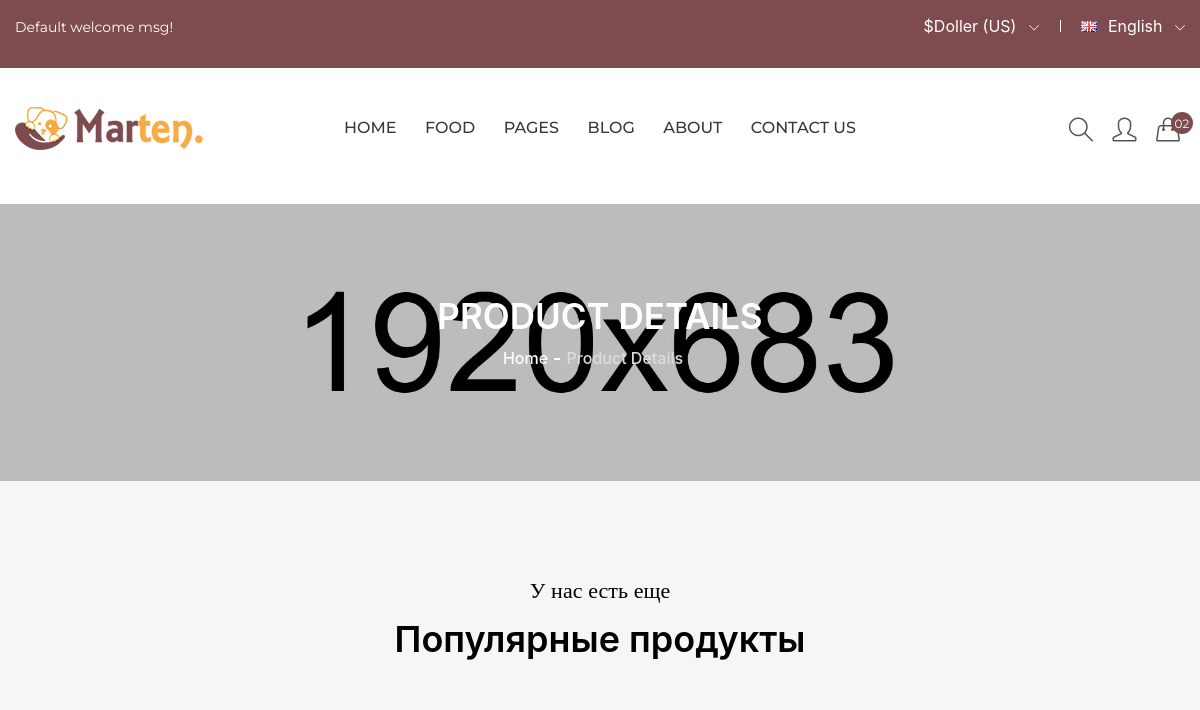
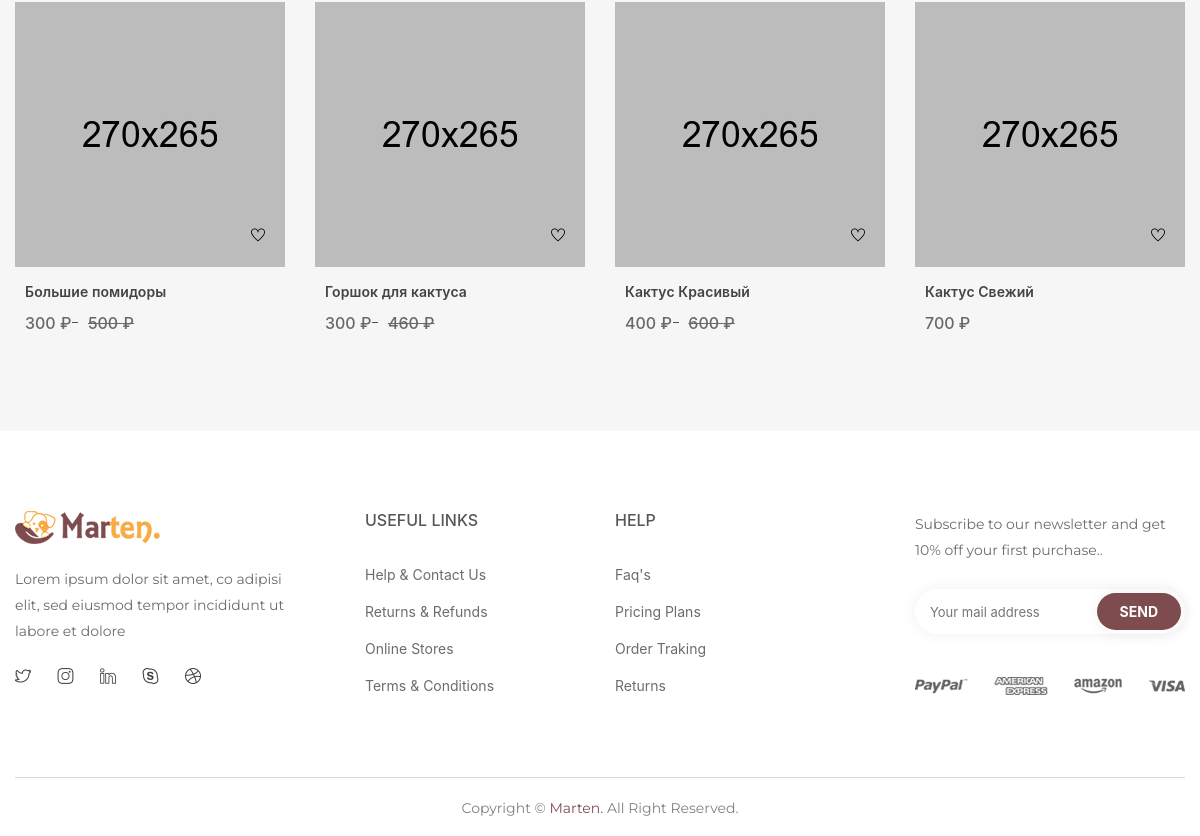
Before: /product/10 with the older database file (2 pictures, top to bottom).
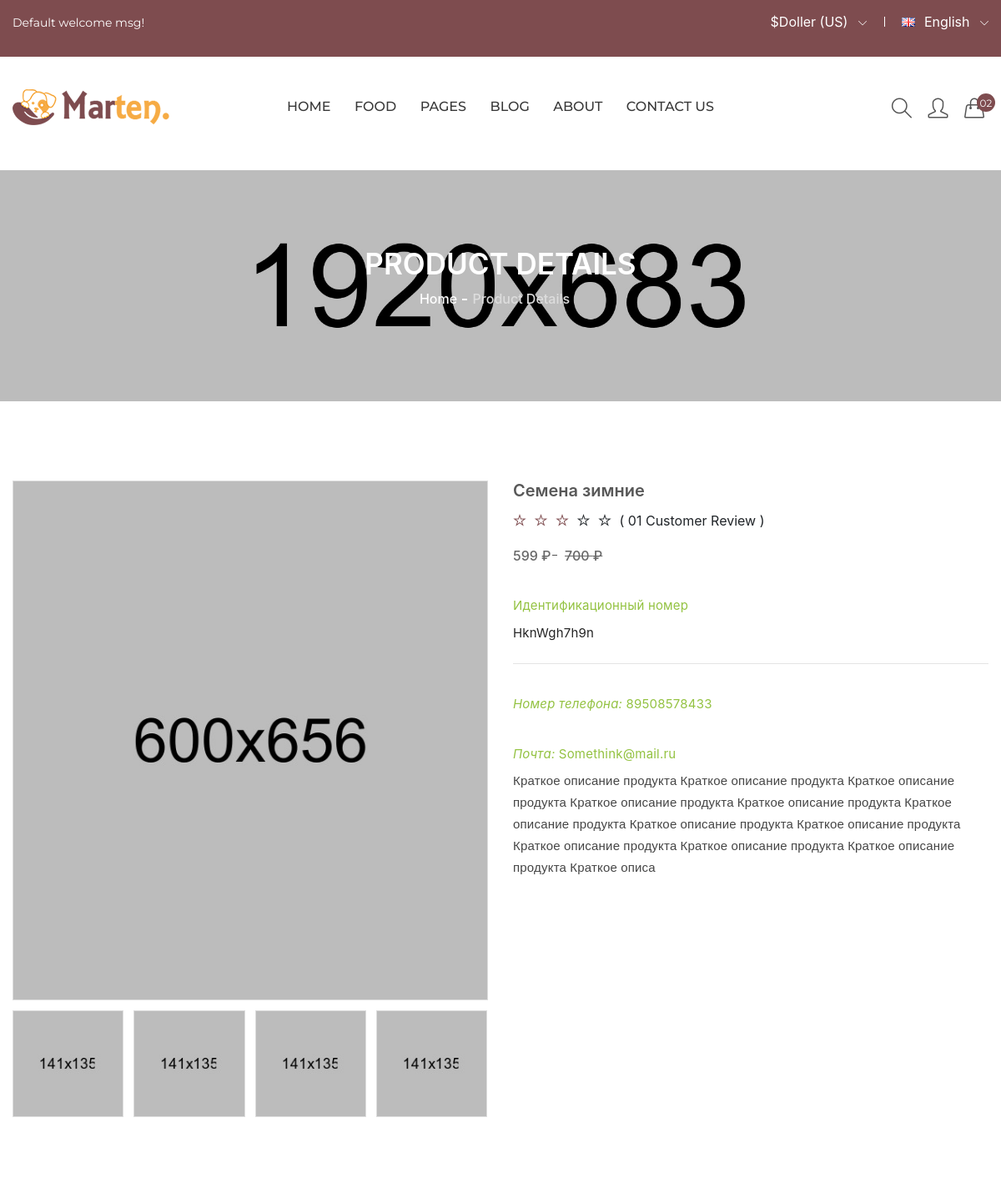
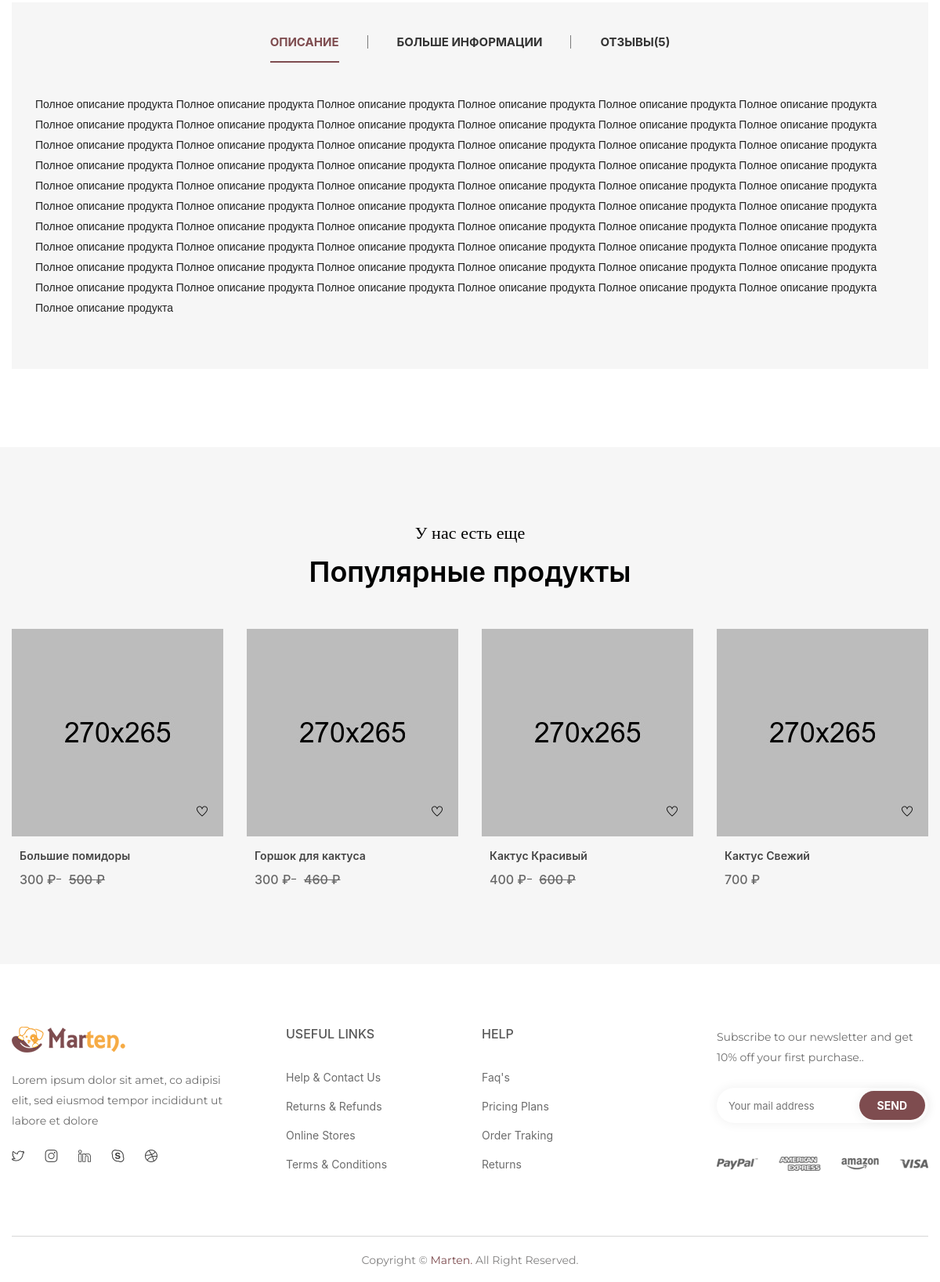
After: the same page with the newer database file (2 pictures, top to bottom).
### main/models.py (models this page shows)
class Product(models.Model):
    class Meta:
        verbose_name = 'Продукт'
        verbose_name_plural = 'Продукты'
    name = models.CharField(verbose_name='Наименование', max_length=155)
    categories = models.ForeignKey(Categories, verbose_name='Категория', on_delete=models.PROTECT)
    photo = models.ImageField(verbose_name='Фотография', upload_to='photo/products/%Y/%m/%d/')
    old_price = models.IntegerField(verbose_name='Старая цена', default=0)
    price = models.IntegerField(verbose_name='Актуальная цена')
    description = models.TextField(verbose_name='Краткое описание продукта(300 символов)', default=' ', max_length=300)
    full_text = models.TextField(verbose_name='Полное описание продукта', default=' ')
    count_product = models.IntegerField(verbose_name='Остаток продукции', )
    is_active = models.BooleanField(verbose_name='Опубликовано')
    popular = models.BooleanField(verbose_name='Отображение на главной странице(может быть кратное 4)', default=False)
    product_of_the_day = models.BooleanField(verbose_name='Товар дня(может быть только один)', default=False)

### main/views.py (the view)
# urls.py: path('product/<int:pk>', show_products, name='product'),
def show_products(req, pk):
    data = {
        'products': Product.objects.filter(id=pk),
        'popular_product': Product.objects.order_by('name')
    }
    return render(req, 'main/products.html', data)

### main/models.py (called while the page is built)
    def __str__(self):
        return self.name

### main/templates/main/products.html (shortened to what the changed rows need)
{% load static %}
<!doctype html>
<html class="no-js" lang="zxx">
    <head>
        <link rel="stylesheet" href='{% static "main/css/style.css" %}' type="text/css" />
        <link rel="stylesheet" href="{% static 'main/css/jquery-ui.css' %}">
        <link rel="stylesheet" href="{% static 'main/css/bootstrap.min.css' %}">
        <link rel="stylesheet" href="{% static 'main/css/meanmenu.min.css' %}">
        <link rel="stylesheet" href="{% static 'main/css/owl.carousel.min.css' %}">
        <link rel="stylesheet" href="{% static 'main/css/responsive.css' %}">
        <link rel="stylesheet" href="{% static 'main/css/simple-line-icons.css' %}">
        <link rel="stylesheet" href="{% static 'main/css/slick.css' %}">
        <link rel="stylesheet" href="{% static 'main/css/themify-icons.css' %}">
    </head>
    <body>
        <div class="breadcrumb-area pt-95 pb-95 bg-img" style="background-image:url(assets/img/banner/banner-2.jpg);">
            <div class="container">
                <div class="breadcrumb-content text-center">
                    <h2>Product Details</h2>
                </div>
            </div>
        </div>
        {% for product in products %}
             <div class="shop-area pt-95 pb-100">
               <div class="container">
                <div class="row">
                    <div class="col-lg-6 col-md-6">
                        <div class="product-details-img">
                            <img id="zoompro" src="{% static 'main/img/product-details/l1.jpg' %}" data-zoom-image="{% static 'main/img/product-details/bl1.jpg' %}" alt="zoom"/>
                            <div id="gallery" class="mt-12 product-dec-slider owl-carousel">
                                <a data-image="{% static 'main/img/product-details/l1.jpg' %}" data-zoom-image="{% static 'main/img/product-details/bl1.jpg' %}">
                                    <img src="{% static 'main/img/product-details/s1.jpg' %}" alt="">
                                </a>
                                <a data-image="{% static 'main/img/product-details/l2.jpg' %}" data-zoom-image="{% static 'main/img/product-details/bl2.jpg' %}">
                                    <img src="{% static 'main/img/product-details/s2.jpg' %}" alt="">
                                </a>
                                <a data-image="{% static 'main/img/product-details/l3.jpg' %}" data-zoom-image="{% static 'main/img/product-details/bl3.jpg' %}">
                                    <img src="{% static 'main/img/product-details/s3.jpg' %}" alt="">
                                </a>
                                <a data-image="{% static 'main/img/product-details/l4.jpg' %}" data-zoom-image="{% static 'main/img/product-details/bl4.jpg' %}">
                                    <img src="{% static 'main/img/product-details/s4.jpg' %}" alt="">
                                </a>
                            </div>
                        </div>
                    </div>
                    <div class="col-lg-6 col-md-6">
                        <div class="product-details-content">
                            <h2>{{ product.name }}</h2>
                            <div class="product-rating">
                                <i class="ti-star theme-color"></i>
                                <i class="ti-star theme-color"></i>
                                <i class="ti-star theme-color"></i>
                                <i class="ti-star"></i>
                                <i class="ti-star"></i>
                                <span> ( 01 Customer Review )</span>
                            </div>
                            <div class="product-price">
                                {% if product.old_price != 0 %}
                                    <span class="new">{{ product.price }} ₽</span>
                                    <span class="old">{{ product.old_price }} ₽</span>
                                {% else %}
                                    <span class="new">{{ product.price }} ₽</span>
                                {% endif %}
                            </div>
                            <div class="in-stock">
                                <span>Идентификационный номер </span>
                            </div>
                            <div class="sku">
                                <span>HknWgh7h9n</span>
                            </div>
                            <div class="in-stock">
                                <span><i class="ion-android-checkbox-outline">Номер телефона: </i> 89508578433</br></span>
                            </div>
                            <div class="in-stock">
                                <span><i class="ion-android-checkbox-outline">Почта: </i> Somethink@mail.ru</br></span>
                            </div>
                            <p>{{ product.description }}</p>
                        </div>
                    </div>
                </div>
            </div>
        </div>
        <div class="description-review-area pb-100">
            <div class="container">
                <div class="description-review-wrapper gray-bg pt-40">
                    <div class="description-review-topbar nav text-center">
                        <a class="active" data-toggle="tab" href="#des-details1">Описание</a>
                        <a data-toggle="tab" href="#des-details2">Больше информации</a>
                        <a data-toggle="tab" href="#des-details3">Отзывы(5)</a>
                    </div>
                    <div class="tab-content description-review-bottom">
                        <div id="des-details1" class="tab-pane active">
                            <div class="product-description-wrapper">
                                <p>{{ product.full_text }}</p>
                            </div>
                        </div>
                    </div>
                </div>
            </div>
        </div>
        {% endfor %}
        <div class="related-product-area pt-95 pb-80 gray-bg">
            <div class="container">
                <div class="section-title text-center mb-55">
                    <h2>Популярные продукты</h2>
                </div>
                <div class="related-product-active owl-carousel">
                    {% for product in popular_product %}
                    <div class="product-wrapper">
                        <div class="product-img">
                            <a href="product-details.html">
                                <img src="{% static 'main/img/product/product-9.jpg' %}" alt="">
                            </a>
                            <div class="product-action-wishlist">
                                <a title="Wishlist" href="#">
                                    <i class="ti-heart"></i>
                                </a>
                            </div>
                        </div>
                        <div class="product-content">
                            <h4><a href="product-details.html">{{ product.name }}</a></h4>
                            <div class="product-price">
                                {% if product.old_price != 0 %}
                                    <span class="new">{{ product.price }} ₽</span>
                                    <span class="old">{{ product.old_price }} ₽</span>
                                {% else %}
                                    <span class="new">{{ product.price }} ₽</span>
                                {% endif %}
                            </div>
                        </div>
                    </div>
                    {% endfor %}
                </div>
            </div>
        </div>
    </body>
</html>

Changed rows visible on the page:
added Product: name "Семена зимние", price "599", old_price "700", description "Краткое описание продукта Краткое описание продукта Краткое описание продукта Краткое описание продукта Краткое описание продукта Краткое описание продукта Краткое описание продукта Краткое описание продукта Краткое описание продукта Краткое описание продукта Краткое описание продукта Краткое описа", full_text "Полное описание продукта Полное описание продукта Полное описание продукта Полное описание продукта Полное описание продукта Полное описание продукта Полное описание продукта Полное описание продукта Полное описание продукта Полное описание продукта Полное описание продукта Полное описание продукта Полное описание продукта Полное описание продукта Полное описание продукта Полное описание продукта Полное описание продукта Полное описание продукта Полное описание продукта Полное описание продукта Полное описание продукта Полное описание продукта Полное описание продукта Полное описание продукта Полное описание продукта Полное описание продукта Полное описание продукта Полное описание продукта…", shown under "PRODUCT DETAILS"
